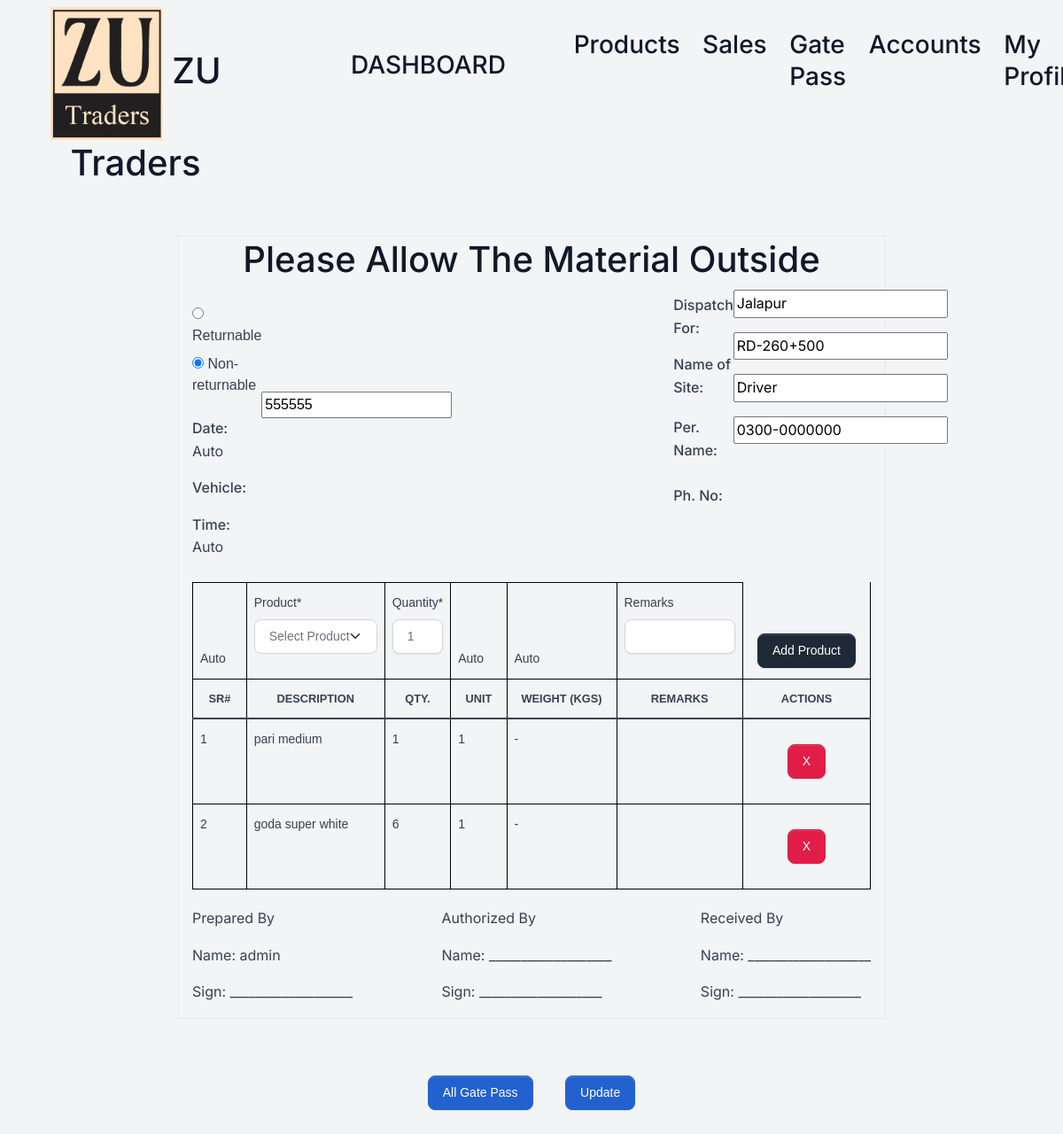
/edit-gatepass/8/ (signed in), run on the app's committed database.
### home/models.py (models this page shows, shortened)
class GatePass(models.Model):
    products = models.ManyToManyField(Product, through='GatePassProduct')
    date_created = models.DateTimeField(auto_now_add=True)
    vehicle = models.CharField(max_length=255)
    driver_phone_number = models.CharField(max_length=20)
    dispatch_for = models.CharField(max_length=255)
    name_of_site = models.CharField(max_length=255)
    person_name = models.CharField(max_length=255)
    phone_number = models.CharField(max_length=20)
    returnable=models.BooleanField(null=True)

class GatePassProduct(models.Model):
    gatepass = models.ForeignKey(GatePass, on_delete=models.RESTRICT)
    product = models.ForeignKey(Product, on_delete=models.RESTRICT)
    quantity = models.IntegerField()
    remarks=models.CharField(max_length=255,null=True,blank=True)

class Product(models.Model):
    ACTIVE = 'Atcive'
    INACTIVE = 'Inactive'
    STATUS_TYPE_CHOICES = [
        (ACTIVE , 'Active'),
        (INACTIVE ,'Inactive'),
    ]
    category=models.ForeignKey(Category,on_delete=models.RESTRICT)
    productname=models.CharField(max_length=255,unique=True)
    product_size=models.CharField(max_length=255)
    product_quantity=models.CharField(max_length=255,null=True,blank=True )
    unit=models.CharField(max_length=255,default="Nos")
    product_status=models.BooleanField(default=True)
    is_deleted = models.BooleanField(default=False)
    pro_img=models.ImageField(upload_to="uploaded/products/",null=True)
    product_slug=AutoSlugField(populate_from="productname",unique=True,null=True,default=None)
    def __str__(self):
        return f"{self.productname}"

### home/views/gatepass.py (the view)
# urls.py: path('edit-gatepass/<int:gatepass_id>/', gatepass.edit_gatepass, name='edit_gatepass'),
@login_required
@permission_required('home.edit_gatepass', login_url='/login/')
def edit_gatepass(request, gatepass_id=None):
    update=True
    if gatepass_id:
        gatepass = get_object_or_404(GatePass, id=gatepass_id)
    else:
        gatepass = GatePass.objects.create()
        return redirect('create_gatepass', gatepass_id=gatepass.id)
    if request.method == 'POST':
        form = GatePassProductForm(request.POST, gatepass=gatepass)
        form_gatepass = GatePassForm(request.POST, instance=gatepass)
        if form.is_valid() and form_gatepass.is_valid():
            form_gatepass.save()
            gatepass_product = form.save(commit=False)
            gatepass_product.gatepass = gatepass
            gatepass_product.save()
            if request.headers.get('X-Requested-With') == 'XMLHttpRequest':
                gatepass_products = GatePassProduct.objects.filter(gatepass=gatepass)
                rendered_products = render_to_string('gatepass/gatepass_product_list.html', {
                    'gatepass_products': gatepass_products,
                    'gatepass_id': gatepass.id,
                })
                return JsonResponse({
                    'success': True,
                    'rendered_products': rendered_products,
                    'gatepass_id': gatepass.id,
                })
            return redirect('create_gatepass', gatepass_id=gatepass.id)
        else:
            if request.headers.get('X-Requested-With') == 'XMLHttpRequest':
                return JsonResponse({
                    'success': False,
                    'errors': form.errors,
                })
    else:
        form = GatePassProductForm(gatepass=gatepass)
        form_gatepass = GatePassForm(instance=gatepass)
    gatepass_products = GatePassProduct.objects.filter(gatepass=gatepass)
    return render(request, 'gatepass/edit_gatepass.html', {
        'form': form,
        'gatepass_products': gatepass_products,
        'form_gatepass': form_gatepass,
        'gatepass': gatepass,
        'update':update
    })

### home/forms.py (shortened to what this page needs)
class GatePassProductForm(forms.ModelForm):
    product = forms.ModelChoiceField(queryset=Product.objects.filter(is_deleted=False), empty_label="Select Product")
    quantity = forms.IntegerField(min_value=1, initial=1, label='Quantity')
    driver_phone_number = forms.CharField(max_length=20 , label='Driver Phone Number')
    remarks = forms.CharField( label='Remarks',required=False)
    class Meta:
        model = GatePassProduct
        fields = ['product', 'quantity','driver_phone_number','remarks']
    def __init__(self, *args, **kwargs):
        self.gatepass = kwargs.pop('gatepass', None)
        super(GatePassProductForm, self).__init__(*args, **kwargs)

class GatePassForm(forms.ModelForm):
    RETURNABLE_CHOICES = (
        (True, 'Returnable'),
        (False, 'Non-returnable'),
    )
    returnable = forms.ChoiceField(choices=RETURNABLE_CHOICES, widget=forms.RadioSelect)
    class Meta:
        model = GatePass
        fields = ['returnable','vehicle', 'driver_phone_number','dispatch_for', 'name_of_site', 'person_name', 'phone_number']

### templates/gatepass/edit_gatepass.html (shortened to what this page needs)
{% extends 'base.html' %}
{% load custom_filters %}
{% load crispy_forms_tags %}
{% block content %}
<div class="container col-8 border mt-5">
    <h1 class="text-center">Please Allow The Material Outside</h1>
    <form id="gatepass-form" method="POST" {% if gatepass.id %} action={% url 'edit_gatepass' gatepass.id %} {% else %}
        action={% url 'edit_gatepass' %}{% endif %}>
        <div class="header-section">
            <div>
                <p>
                    {{ form_gatepass.returnable }}
                </p>
                <p><strong>Date:</strong> Auto</p>
                <p class="d-flex"><strong>Vehicle:</strong></p>
                <p><strong>Time:</strong> Auto</p>
            </div>
            <div style="margin-top: 115px;">
                <span>{{ form_gatepass.vehicle}}</span>
            </div>
            <div style="margin-left:250px;width:120px">
                <p style="margin-top:5px"><strong>Dispatch For:</strong> </p>
                <p style="margin-top:15px"><strong>Name of Site:</strong></p>
                <p style="margin-top:20px"><strong>Per. Name:</strong></p>
                <p style="margin-top:25px"><strong>Ph. No:</strong></p>
            </div>
            <div style="margin-right:50px">
                <p> <span class="">{{ form_gatepass.dispatch_for }}</span></p>
                <p><span class="">{{ form_gatepass.name_of_site }}</span></p>
                <p><span class="">{{ form_gatepass.person_name }}</span></p>
                <p><span class=""> {{ form_gatepass.phone_number }}</span></p>
            </div>
        </div>
        <table class="table">
            <thead>
                <tr>
                    <td>Auto</td>
                    <td>{{ form.product|as_crispy_field }}</td>
                    <td>{{ form.quantity|as_crispy_field }}</td>
                    <td>Auto</td>
                    <td>Auto</td>
                    <td>{{ form.remarks|as_crispy_field }}</td>
                    <th class="col-5 text-center">
                        <button class="btn btn-primary" type="submit" name="add_product">Add Product</button>
                    </th>
                </tr>
                <tr>
                    <th class="col-1 text-center">Sr#</th>
                    <th class="col-3 text-center">Description</th>
                    <th class="col-1 text-center">Qty.</th>
                    <th class="col-1 text-center">Unit</th>
                    <th class="col-1 text-center">Weight (Kgs)</th>
                    <th class="col-3 text-center">Remarks</th>
                    <th class="col-2 text-center">Actions</th>
                </tr>
            </thead>
            <tbody id="product-list">
                {% include 'gatepass/gatepass_product_list.html' %}
            </tbody>
        </table>
        <div class="footer-section">
            <div>
                <p>Prepared By</p>
                <p>Name: {{request.user}}</p>
                <p>Sign: ___________________</p>
            </div>
            <div>
                <p>Authorized By</p>
                <p>Name: ___________________</p>
                <p>Sign: ___________________</p>
            </div>
            <div>
                <p>Received By</p>
                <p>Name: ___________________</p>
                <p>Sign: ___________________</p>
            </div>
        </div>
    </form>
</div>
<div class="container mt-5 mb-5 text-center">
    <a href="{% url 'list_gatepasses' %}" class="btn btn-info m-3">All Gate Pass</a>
    <a href="{% url 'list_gatepasses' %}" class="btn btn-info m-3">Update</a>
</div>
{% endblock content %}

### templates/gatepass/gatepass_product_list.html
{% load custom_filters %}
{% if gatepass_products %}
{% for product in gatepass_products %}
<tr>
    <td>{{ forloop.counter }}</td>
    <td>{{ product.product.productname }}</td>
    <td>{{ product.quantity }}</td>
    <td>{{ product.product.unit }}</td>
    <td>-</td>
    <td>{{ product.remarks }}</td>
    <td class="text-center">
        <a href="#"
           class="btn btn-danger m-3 delete-item"
           data-product-id="{{ product.id }}"
           data-gatepass-id="{% if gatepass.id %}{{gatepass.id}}{% else %}{{gatepass_id}}{% endif %}">
           X
        </a>
    </td>
</tr>
{% endfor %}
{% endif %}

### static/assets/default/css/style.css (style rules this page uses)
html, body { height: 100%; width: 100%; max-height: 100%; overflow: auto; display: flex; flex-direction: column; }

### templates/gatepass/edit_gatepass.html (style rules this page uses)
body { font-family: Arial, sans-serif; }
th, td { border: 1px solid #000; padding: 8px; text-align: left; }
.header-section { display: flex; justify-content: space-between; margin-bottom: 10px; }
.footer-section { display: flex; justify-content: space-between; margin-top: 20px; }

### data on the page
GatePass: returnable "☐ Returnable ☑ Non-returnable", vehicle "555555", dispatch_for "Jalapur", name_of_site "RD-260+500", person_name "Driver", phone_number "0300-0000000"
GatePassProduct: product.productname "pari medium", quantity "1", product.unit "1"
GatePassProduct: product.productname "goda super white", quantity "6", product.unit "1"

### other printed values
{{ request.user }} "admin"
